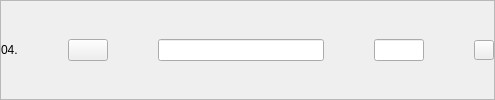
              <widget class="QFrame" name="publish4">
               <property name="styleSheet">
                <string notr="true">QPushButton#eliminarProducto4{
border: none;
}</string>
               </property>
               <property name="frameShape">
                <enum>QFrame::StyledPanel</enum>
               </property>
               <property name="frameShadow">
                <enum>QFrame::Raised</enum>
               </property>
               <layout class="QHBoxLayout" name="horizontalLayout_9" stretch="1,0,10,3,0">
                <property name="spacing">
                 <number>50</number>
                </property>
                <property name="leftMargin">
                 <number>0</number>
                </property>
                <property name="topMargin">
                 <number>0</number>
                </property>
                <property name="rightMargin">
                 <number>0</number>
                </property>
                <property name="bottomMargin">
                 <number>0</number>
                </property>
                <item>
                 <widget class="QLabel" name="nro4Publish">
                  <property name="text">
                   <string>04.</string>
                  </property>
                 </widget>
                </item>
                <item>
                 <widget class="QPushButton" name="seePublish4">
                  <property name="text">
                   <string/>
                  </property>
                  <property name="icon">
                   <iconset resource="../resources.qrc">
                    <normaloff>:/Buttons/img/amacapy-boton-ver.png</normaloff>:/Buttons/img/amacapy-boton-ver.png</iconset>
                  </property>
                  <property name="iconSize">
                   <size>
                    <width>30</width>
                    <height>30</height>
                   </size>
                  </property>
                 </widget>
                </item>
                <item>
                 <widget class="QLineEdit" name="titlePublish4"/>
                </item>
                <item>
                 <widget class="QLineEdit" name="pricePublish4">
                  <property name="maximumSize">
                   <size>
                    <width>120</width>
                    <height>16777215</height>
                   </size>
                  </property>
                 </widget>
                </item>
                <item>
                 <widget class="QPushButton" name="deleteProduct4Button">
                  <property name="maximumSize">
                   <size>
                    <width>20</width>
                    <height>20</height>
                   </size>
                  </property>
                  <property name="text">
                   <string/>
                  </property>
                  <property name="icon">
                   <iconset resource="../resources.qrc">
                    <normaloff>:/Buttons/img/amacapy-boton-eliminar.png</normaloff>:/Buttons/img/amacapy-boton-eliminar.png</iconset>
                  </property>
                  <property name="iconSize">
                   <size>
                    <width>20</width>
                    <height>20</height>
                   </size>
                  </property>
                 </widget>
                </item>
               </layout>
              </widget>
